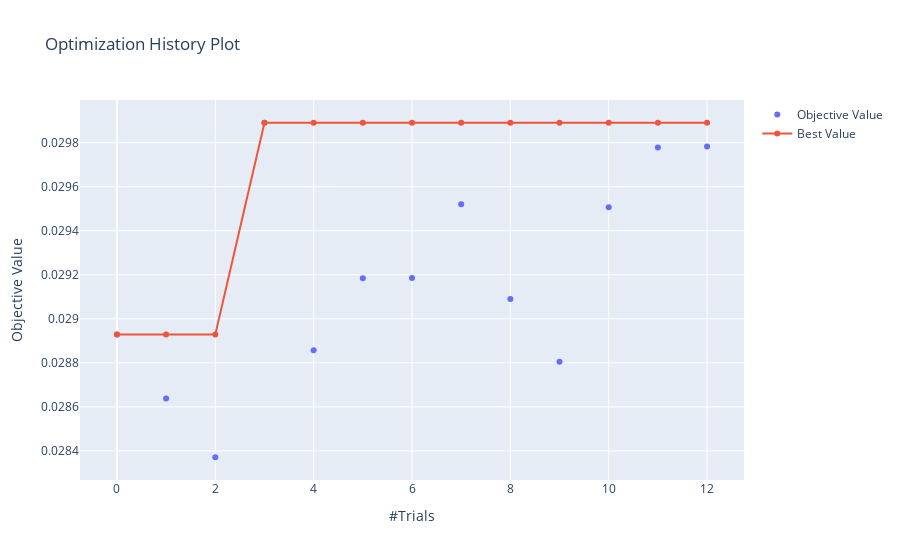

Notebook code cell kept with this figure:
### Code cell
optuna.visualization.plot_optimization_history(study)

### Figure 1 — Plotly figure (JSON) as saved in the notebook; plotly's stock layout.template omitted (floating-point values rounded to 4 significant figures)
{"data": [{"mode": "markers", "name": "Objective Value", "type": "scatter", "x": [0, 1, 2, 3, 4, 5, 6, 7, 8, 9, 10, 11, 12], "y": [0.02893, 0.02864, 0.02837, 0.02989, 0.02886, 0.02918, 0.02919, 0.02952, 0.02909, 0.02881, 0.02951, 0.02978, 0.02978]}, {"name": "Best Value", "type": "scatter", "x": [0, 1, 2, 3, 4, 5, 6, 7, 8, 9, 10, 11, 12], "y": [0.02893, 0.02893, 0.02893, 0.02989, 0.02989, 0.02989, 0.02989, 0.02989, 0.02989, 0.02989, 0.02989, 0.02989, 0.02989]}], "layout": {"title": {"text": "Optimization History Plot"}, "xaxis": {"title": {"text": "#Trials"}}, "yaxis": {"title": {"text": "Objective Value"}}}}
